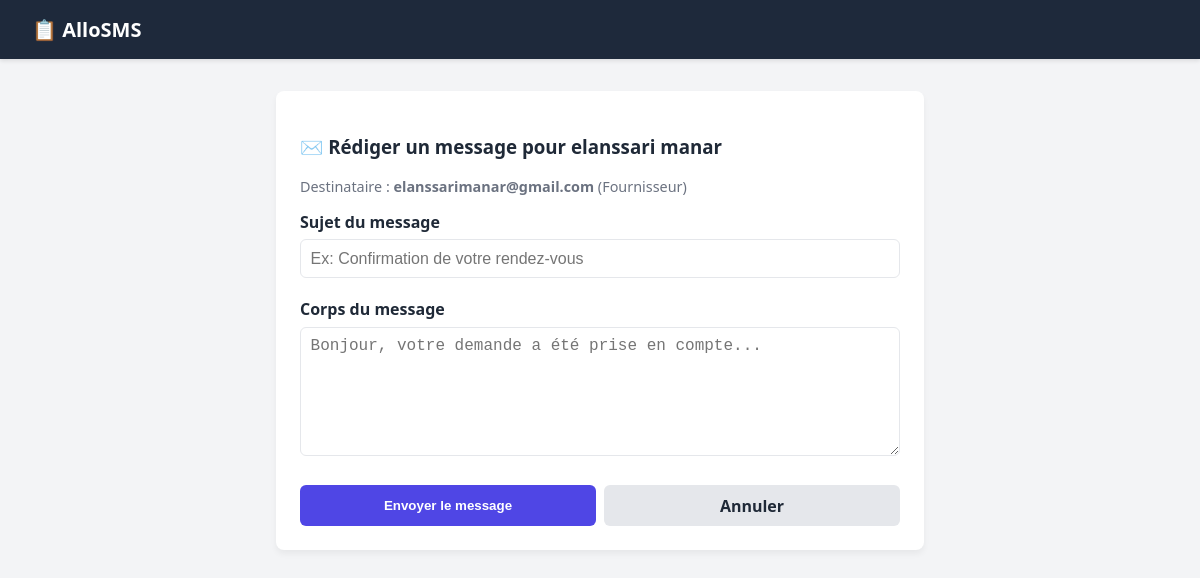
Screenshot of /email/2 with the database file from the repository.
### tables this page shows
CREATE TABLE contacts (id INTEGER PRIMARY KEY AUTOINCREMENT, nom TEXT NOT NULL, prenom TEXT NOT NULL, telephone TEXT NOT NULL, email TEXT NOT NULL, categorie TEXT NOT NULL, adresse TEXT, fonction TEXT, entreprise TEXT);

### app.py (the view, shortened to what this page needs)
@app.route('/email/<int:id>', methods=('GET', 'POST'))
def envoyer_email(id):
    conn = get_db_connection()
    contact = conn.execute('SELECT * FROM contacts WHERE id = ?', (id,)).fetchone()
    conn.close()
    return render_template('email.html', contact=contact)

### app.py (called while the page is built)
def get_db_connection():
    conn = sqlite3.connect('contacts.db')
    conn.row_factory = sqlite3.Row
    return conn

### templates/email.html
{% extends 'base.html' %}
{% block content %}
<div class="card" style="max-width: 600px; margin: 0 auto;">
    <h3>✉️ Rédiger un message pour {{ contact.prenom }} {{ contact.nom }}</h3>
    <p style="color: #6b7280; font-size: 0.9rem;">Destinataire : <strong>{{ contact.email }}</strong> ({{ contact.categorie }})</p>
    <form method="POST">
        <div class="form-group">
            <label>Sujet du message</label>
            <input type="text" name="sujet" class="form-control" placeholder="Ex: Confirmation de votre rendez-vous" required>
        </div>
        <div class="form-group">
            <label>Corps du message</label>
            <textarea name="message" class="form-control" rows="6" placeholder="Bonjour, votre demande a été prise en compte..." required></textarea>
        </div>
        <div style="display: flex; gap: 0.5rem; margin-top: 1.5rem;">
            <button type="submit" class="btn btn-primary" style="flex: 1;">Envoyer le message</button>
            <a href="/" class="btn" style="background: #e5e7eb; color: #1f2937; text-align: center; flex: 1;">Annuler</a>
        </div>
    </form>
</div>
{% endblock %}

### templates/base.html (style rules this page uses)
:root { --bg: #f3f4f6; --card-bg: #ffffff; --text: #1f2937; --primary: #4f46e5; --primary-hover: #4338ca; --success: #10b981; --danger: #ef4444; --warning: #f59e0b; --border: #e5e7eb; }
body { font-family: 'Segoe UI', system-ui, sans-serif; background-color: var(--bg); color: var(--text); margin: 0; padding: 0; }
.card { background: var(--card-bg); border-radius: 8px; padding: 1.5rem; box-shadow: 0 4px 6px rgba(0,0,0,0.05); margin-bottom: 1.5rem; }
.btn { display: inline-block; padding: 0.6rem 1.2rem; border-radius: 6px; font-weight: 600; text-decoration: none; border: none; cursor: pointer; transition: all 0.2s; }
.btn-primary { background: var(--primary); color: white; }
.form-group { margin-bottom: 1.25rem; }
.form-group label { display: block; margin-bottom: 0.4rem; font-weight: 600; }
.form-control { width: 100%; padding: 0.6rem; border: 1px solid var(--border); border-radius: 6px; box-sizing: border-box; font-size: 1rem; }

### rows the page displays
contacts: prenom "elanssari", nom "manar", email "elanssarimanar@gmail.com", categorie "Fournisseur"
